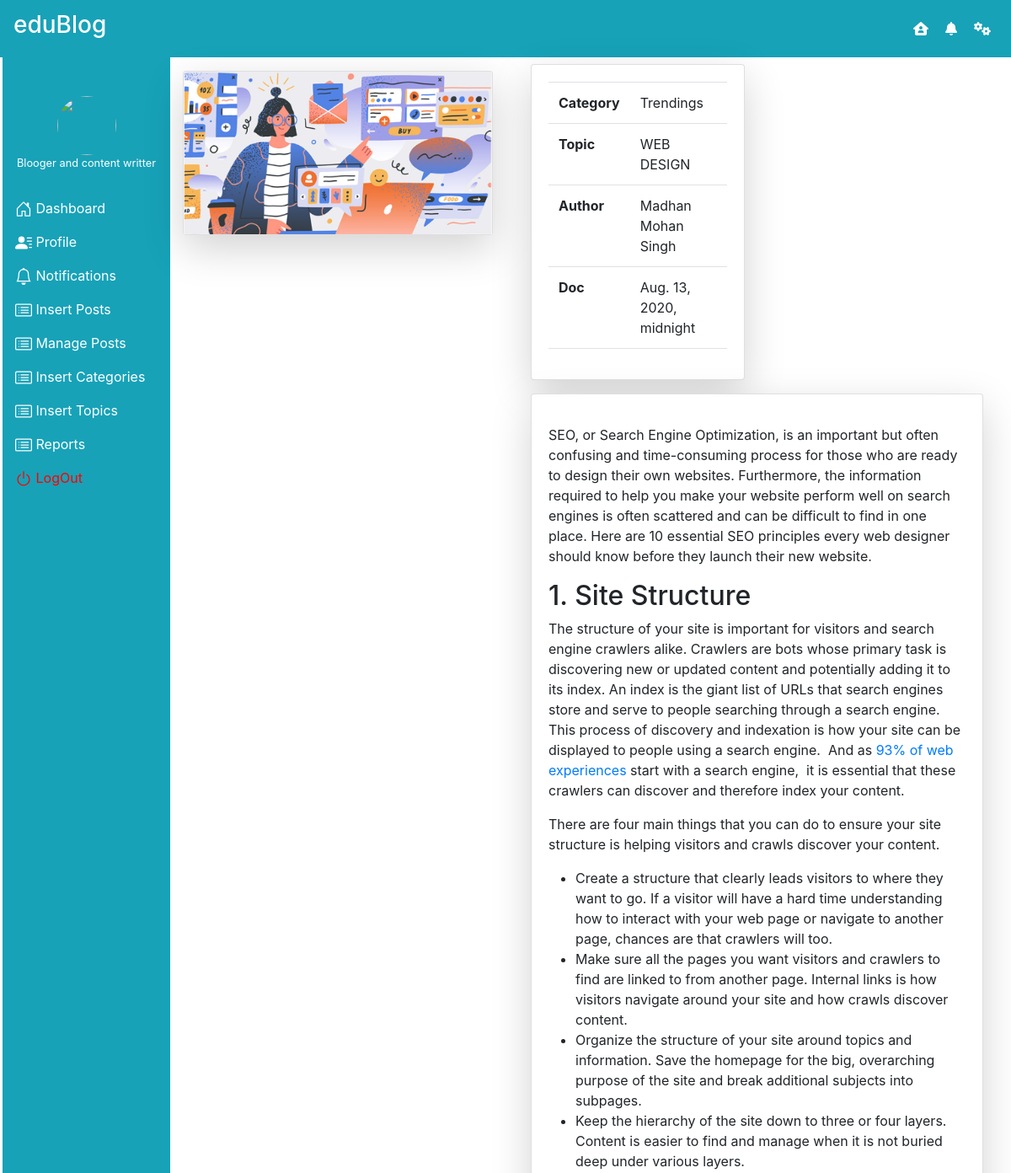
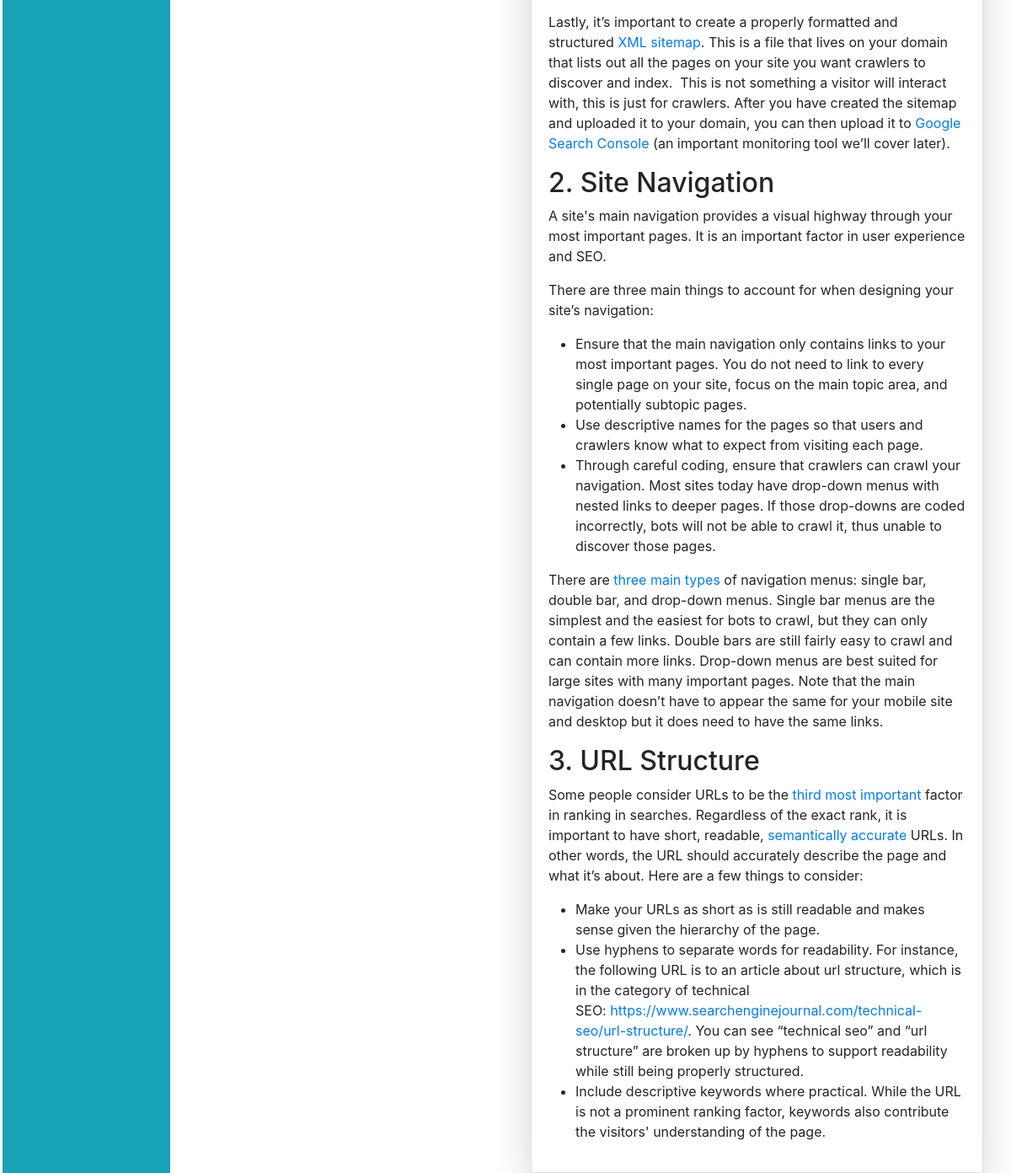
Page /user_view_post/1 on the committed database (2 pictures, top to bottom).
### datawork/models.py (models this page shows, shortened)
class Posts(models.Model):
    post_id = models.AutoField(primary_key=True)
    post_name = models.CharField(max_length=200, null=True)
    post_category = models.ForeignKey(Category, on_delete=models.CASCADE)
    post_topic = models.ForeignKey(Topic, on_delete=models.CASCADE)
    post_image = models.ImageField(upload_to="media")
    post_description = RichTextField(blank=True, null=True)
    post_doc = models.DateTimeField(default=timezone.now)
    post_user = models.ForeignKey(NewUser, on_delete=models.CASCADE, null=True)
    STATUS = (("0", "Approved"), ("1", "Pending"))
    post_status = models.CharField(max_length=30, choices=STATUS, default="1")

class Category(models.Model):
    cat_id = models.AutoField(primary_key=True)
    cat_title = models.CharField(max_length=200)
    cat_doc = models.DateTimeField(default=timezone.now)
    def __str__(self):
        return self.cat_title

class Topic(models.Model):
    top_id = models.AutoField(primary_key=True)
    top_title = models.CharField(max_length=200)
    top_cat = models.ForeignKey(Category, on_delete=models.CASCADE)
    top_doc = models.DateTimeField(default=timezone.now)
    def __str__(self):
        return self.top_title

class NewUser(models.Model):
    nu_id = models.AutoField(primary_key=True)
    nu_name = models.CharField(max_length=200)
    nu_city = models.CharField(max_length=200, null=True)
    nu_state = models.CharField(max_length=200, null=True)
    nu_image = models.ImageField(upload_to="media")
    nu_doc = models.DateField()
    nu_address = models.TextField()
    nu_phone = models.CharField(max_length=200)
    nu_email = models.EmailField()
    nu_password = models.CharField(max_length=200)
    nu_myself = models.TextField()
    def __str__(self):
        return self.nu_name

### datawork/views.py (the view)
# urls.py: path('user_view_post/<int:post_id>', views.user_view_post, name="user_view_post"),
def user_view_post(r, post_id):
    log = get_user(r)
    return render(r, "user/view_post.html", {
        "view": Posts.objects.filter(post_id=post_id),
        "user": log,
    })

### datawork/views.py (called while the page is built)
def get_user(r):
    if r.session.has_key('logins'):
        return NewUser.objects.get(nu_name=r.session['logins'])

### templates/user/view_post.html
{% extends 'user/base.html' %}
{% load static %}
{% block view_post %}
    <div class="col-lg-4">
        <div class="card mt-3 shadow-lg">
            {% for v in view %}
                <img src="{{ v.post_image.url }}" alt="" class="card-img-top">
            {% endfor %}
        </div>
    </div>
    <div class="col-lg-6">
        <div class="col-lg-6">
            <div class="card mt-2 shadow-lg">
                <div class="card-body">
                    {% for v in view %}
                        <table class="table">
                            <tr>
                                <th>Category</th>
                                <td>{{ v.post_category }}</td>
                            </tr>
                            <tr>
                                <th>Topic</th>
                                <td>{{ v.post_topic }}</td>
                            </tr>
                            <tr>
                                <th>Author</th>
                                <td>{{ v.post_user }}</td>
                            </tr>
                            <tr>
                                <th>Doc </th>
                                <td>{{ v.post_doc }}</td>
                            </tr>
                        </table>
                    {% endfor %}
                </div>
            </div>
        </div>
        <div class="col-lg-12 mt-3">
            <div class="card shadow-lg">
                {% for v in view %}
                    <div class="card-body">
                        <p class="card-text">{{ v.post_description|safe }}</p>
                    </div>
                {% endfor %}
            </div>
        </div>
    </div>
{% endblock %}

### rows in the picture
Posts: post_image (picture), post_category "Trendings", post_topic "WEB DESIGN", post_user "Madhan Mohan Singh", post_doc "Aug. 13, 2020, midnight", post_description "SEO, or Search Engine Optimization, is an important but often confusing and time-consuming process for those who are ready to design their own websites. Furthermore, the information required to help you make your website perform well on search engines is often scattered and can be difficult to find in one place. Here are 10 essential SEO principles every web designer should know before they launch their new website. 1. Site Structure The structure of your site is important for visitors and search engine crawlers alike. Crawlers are bots whose primary task is discovering new or updated content and potentially adding it to its index. An index is the giant list of URLs that search engines…"
